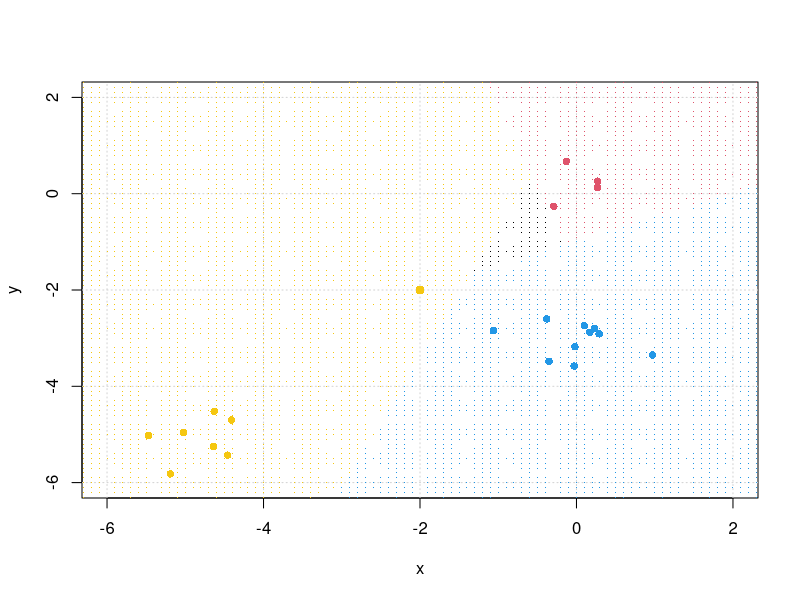

Write R code to recreate this figure.
#setwd("D:/ProgrammingR/RO_LR_5_perc")
XYdata = matrix(data=unlist(read.table( file = "XY.txt",header=TRUE), recursive = TRUE, use.names = FALSE), nrow=3, 
                 byrow=TRUE,dimnames=list(c("X","Y","Clast")))
XYdata = rbind(XYdata, c(1:length(XYdata[1,]))) #добавление строки с номерерами точек (в варианте от 1 до 21)

N = 100  #Количество иттераций для остановки
Niterations = c(0,0,0)
Wfunction = function(Claster1, Claster2)
{
  flag <- TRUE;
  W = c(-1,2,2)                                                                                         
  Wnew = W 
  Wnew_num = 0; 
  
  #Первые координаты образов из кластеров 1 и 2
  X = c(XYdata[,XYdata[3,] == Claster1][1,],
            c(-1) %*% XYdata[,XYdata[3,] == Claster2][1,])   
  #Вторые координаты образов из кластеров 1 и 2
  y = c(XYdata[,XYdata[3,] == Claster1][2,],
        c(-1) %*% XYdata[,XYdata[3,] == Claster2][2,]) 
  
  #Индексы координат
  index_xy = c(XYdata[,XYdata[3,] == Claster1][4,],
                XYdata[,XYdata[3,] == Claster2][4,])
  X = rbind(X,y)
  X = rbind(X, index_xy)
 
  x_last = c(1)
  for(i in 1:length(X[1,]))
  {      
    if(XYdata[3,][X[3,][i]] == Claster2)
    { x_last[i] = -1 } 
    else 
    { x_last[i] = 1 } 
  }
  X = rbind(X[1,], X[2,], x_last) 
  k = 1
  while(flag) 
  {
    C = 1
    if(k %% length(X[1,]) != 0)
    { xk = X[,k%%length(X[1,])] } 
    else 
    { xk = X[,length(X[1,])] }
    if((W %*% xk) <= 0)
    {
      C = ceiling(as.numeric(-((W %*% xk)/(xk %*% xk)))) #корректирующее приращение
      if(C == 0 || C == as.numeric(-((W %*% xk)/(xk %*% xk)))) {C = С + 1} 
      W = W + (xk*C) 
    }
    
    if(isTRUE(all.equal(W,Wnew))) 
    { Wnew_num = Wnew_num + 1 } 
    else { Wnew = W; Wnew_num = 0 }
    if(Wnew_num >= N)
    { flag = FALSE }
    k = k+1
  }
  Niterations[Claster1] <<- k
  X = cbind(X,W)
  #print(X)
  #print(Niterations[Claster1])
  return(X)
}

W = c()
for(l in 1:length(unique(XYdata[3,]))) 
{    
  if(l == length(unique(XYdata[3,]))) #1 и 2; 2 и 3;
  { W = cbind(W,Wfunction(l,1)[,"W"])} 
  else # 3 и 1
  { W = cbind(W,Wfunction(l,l+1)[,"W"])}
  #print(W)
}

plot(XYdata[1,], XYdata[2,], type = "n", xlab = "x", ylab = "y", xlim = c(-6,2), ylim = c(-6,2))
grid()

points(XYdata[1,which(XYdata[3,]==1)],XYdata[2,which(XYdata[3,]==1)], 
       col = 4, type = "p", pch = 16, cex = 1)

points(XYdata[1,which(XYdata[3,]==2)],XYdata[2,which(XYdata[3,]==2)], 
       col = 7, type = "p", pch = 16, cex = 1)

points(XYdata[1,which(XYdata[3,]==3)],XYdata[2,which(XYdata[3,]==3)], 
       col = 2, type = "p", pch = 16, cex = 1)

#for(i in 1:length(unique(XYdata[3,])))
#{
#  x1 = 6.0
#  seg1 = c(99,99); seg2 = c(99,99) #координаты концов сегментов
#  if(i == 1)
#  { LineColor = "#CD3333" }
#  if(i == 2)
#  { LineColor = "#00F5FF" }
#  if(i == 3)
#  { LineColor = "#2E8B57" }
#  
#  while(x1 > -2)
#  {
#    y1 = -6.0
#    while(y1 <= 2)
#    {
#      z = c(x1, y1, 1)
#      
#      if(abs(z %*% W[,i]) <= 0.05)
#      {
#        if(seg1[1] == 99)
#        {
#          seg1[1] = x1
#          seg1[2] = y1
#        }
#        seg2[1] = x1
#        seg2[2] = y1
#      }
#      y1 = y1 + 0.01
#    }
#    x1 = x1 - 0.01
#  }
#  points(c(seg1[1],seg2[1]),c(seg1[2],seg2[2]), col = LineColor, type = "o")
#  #print(seg1); print(seg2)
#}

ClassGranica = function(x1,x2)
{
  z = c(x1,x2,1)
  zSearch = c(0,0,0)
  for(i in 1: length(unique(XYdata[3,])))
  {
    if(i != length(unique(XYdata[3,]))) #i != 3
    {
      if(z %*% W[,i] < 0) 
      { zSearch[i+1] = zSearch[i+1] + 1 } 
      else
      { zSearch[i] = zSearch[i] + 1 }
    } 
    else #i == 3
    {
      if(z %*% W[,i] < 0)      
      { zSearch[1] = zSearch[1] + 1 } 
      else                            
      { zSearch[i] = zSearch[i] + 1 }
    }
  }
  for(i in 1:length(unique(XYdata[3,])))
  {
    if(zSearch[i] >= 2)
    {
      if(i == 1)
      { points(x = z[1], y = z[2], col = 4, pch= 16, cex = 0.1) }
      if(i == 2)
      { points(x = z[1], y = z[2], col = 7, pch = 16, cex = 0.1) }
      if(i == 3)
      { points(x = z[1], y = z[2], col = 2, pch = 16, cex = 0.1) }
      break
    }
    if(i == length(unique(XYdata[3,])))
    {
      points(x = z[1], y = z[2], col = 1, pch = 16, cex = 0.1)
    }
  }
}

for(i in 1:length(unique(XYdata[3,])))
{
x1 = 3.0
  while(x1 > -7)
  {
    y1 = -7.0
    while(y1 <= 3)
    {#
      ClassGranica(x1,y1)
      y1 = y1 + 0.1
    }
    x1 = x1 - 0.1
  }
}
# e = 0.01
# ras = 0.4
# x = -7
# y = -7
# z = c(x,y,1)
# eps = 0.1
# while(x < 3){
#  while(y < 3){
#   if (z%*%W[,1] < 0+eps && z%*%W[,1] > 0-eps) #&& !(z%*%W[,2] < 0 && z%*%W[,3] > 0))
#   {points(x,y,col = 1,pch = 16, cex =ras)}
#   if (z%*%W[,2] < 0+eps && z%*%W[,2] > 0-eps) #&& !(z%*%W[,1] > 0 && z%*%W[,3] > 0))
#   {points(x,y,col = 1,pch = 16, cex =ras)}
#   if (z%*%W[,3] < 0+eps && z%*%W[,3] > 0-eps) #&& !(z%*%W[,1] < 0 && z%*%W[,2] > 0))
#   {points(x,y,col = 1,pch = 16, cex =ras)}
#   if (!(z%*%W[,1] > 0 && z%*%W[,3] > 0) && !(z%*%W[,1] < 0 && z%*%W[,2] > 0) && !(z%*%W[,2] < 0 && z%*%W[,3] < 0))
#   {points(x,y,col = 1,pch = 16, cex =ras)}
#   y = y + 3*e
#   }
#   x = x + 3*e
#   y = -7
# }
# e = 0.01
# x = -7
# y = -7
# eps = 0.1
# ras = 0.4
# while(x < 4){
#   while(y < 4){
#     if (W[1,]%*%c(x,y,1) < 0+eps && W[1,]%*%c(x,y,1) > 0-eps && !(W[2,]%*%c(x,y,1) < 0 && W[3,]%*%c(x,y,1) < 0))
#     {points(x,y,col = 1,pch =16, cex =ras)}
#     if (W[2,]%*%c(x,y,1) < 0+eps && W[2,]%*%c(x,y,1) > 0-eps && !(W[1,]%*%c(x,y,1) > 0 && W[3,]%*%c(x,y,1) > 0))
#     {points(x,y,col = 1,pch =16, cex =ras)}
#     if (W[3,]%*%c(x,y,1) < 0+eps && W[3,]%*%c(x,y,1) > 0-eps && !(W[1,]%*%c(x,y,1) < 0 && W[2,]%*%c(x,y,1) > 0))
#     {points(x,y,col = 1,pch =16, cex =ras)}
#     if (!(W[1,]%*%c(x,y,1) > 0 && W[3,]%*%c(x,y,1) > 0) &&
#         !(W[1,]%*%c(x,y,1) < 0 && W[2,]%*%c(x,y,1) > 0) &&
#         !(W[2,]%*%c(x,y,1) < 0 && W[3,]%*%c(x,y,1) < 0))
#     {points(x,y,col = 1,pch =16, cex =ras)}
#     y = y + 3*e
#   }
#   x = x + 3*e
#   y = -7
# }
#}
PointClassSearch = function(x1,x2)
{
  z = c(x1,x2,1)
  zSearch = c(0,0,0)
  for(i in 1: length(unique(XYdata[3,])))
  {
    if(i != length(unique(XYdata[3,]))) #i != 3
    {
      if(z %*% W[,i] < 0) #di(z) < 0
      { zSearch[i+1] = zSearch[i+1] + 1 } 
      else #di(z) >= 0
      { zSearch[i] = zSearch[i] + 1 }
    } 
    else #i == 3
    {
      if(z %*% W[,i] < 0)      #d3(z) < 0
      { zSearch[1] = zSearch[1] + 1 } 
      else                            #d3(z) >= 0
      { zSearch[i] = zSearch[i] + 1 }
    }
  }
  
  #print(W)
  for(i in 1:length(unique(XYdata[3,])))
  {
    if(zSearch[i] >= 2)
    {
      if(i == 1)
      { points(x = z[1], y = z[2], col = 4, pch = 16, cex = 1.2) }
      if(i == 2)
      { points(x = z[1], y = z[2], col = 7, pch = 16, cex = 1.2) }
      if(i == 3)
      { points(x = z[1], y = z[2], col = 2, pch = 16, cex = 1.2) }
      
      # print(sprintf("[%f;%f] принадлежит классу %i",z[1],z[2],i))
      break
    }
    if(i == length(unique(XYdata[3,]))){
      # print(sprintf("[%f;%f] принадлежит области непринятия решений",z[1],z[2]))
      points(x = z[1], y = z[2], col = "black", pch = 16, cex = 1.2)
    }
  }
}
#legend("bottomright", legend = c("1-2", "2-3", "3-1"),
#       lwd = 4, col = c("#CD3333", "#00F5FF", "#2E8B57"))

#legend("topright", legend = c("1", "2", "3"), lty = 3,
       #lwd = 4, col = c("#FF00FF", "#EEA9B8", "#EE7600"))
PointClassSearch(-2,-2)
print(Niterations)